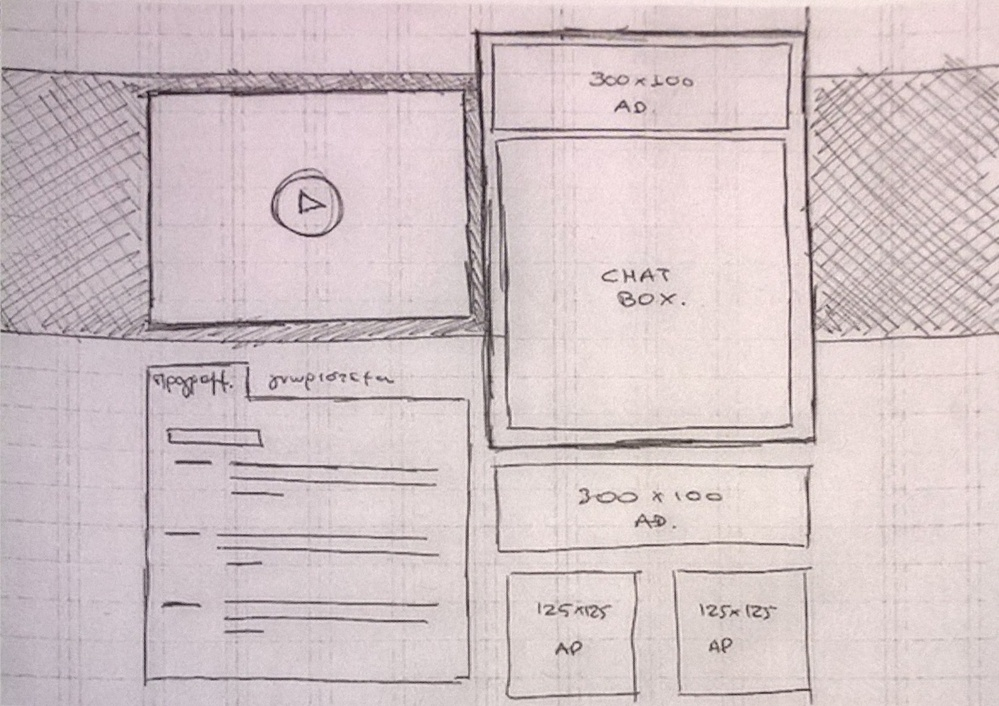
//> input picture Source/Debug/outputImg.jpg, 999 x 706 px, shrunk from 1188 x 840 before the run
$ ./main   (built with g++ and OpenCV 4)
//> lines starting //> are read from the running program, lines starting //| are printed output that depends on the picture; after the words box and inside, x2 and y2 are one past the last pixel; in counts of white or black regions, pixels touching at a corner belong together
/**
 * Simple shape detector program.
 * It loads an image and tries to find simple shapes (rectangle, triangle, circle, etc) in it.
 * This program is a modified version of `squares.cpp` found in the OpenCV sample dir.
 */
#include <vector>

#include <opencv2/highgui/highgui.hpp>
#include <opencv2/imgproc/imgproc.hpp>
#include <cmath>
#include <iostream>

void sharpen(cv::Mat &image, cv::Mat &result)
{
	result.create(image.size(),image.type());
	//the first ,last row and colum do not process , bucause they do not have up or left neighbour
	for(int i = 1; i<image.rows-1; i++)
	{
		const uchar* previous = image.ptr<const uchar>(i-1);
		const uchar* current = image.ptr<const uchar>(i);
		const uchar* next = image.ptr<const uchar>(i+1);

		uchar* output = result.ptr<uchar>(i);

		for (int j=1; j<image.cols-1 ;j++ )
			*output++ = cv::saturate_cast<uchar>(5*current[j]-current[j-1]-current[j+1]-previous[j]-next[j]);
	}
	//Set the unprocess pixels to 0
	result.row(0).setTo(cv::Scalar(0));
	result.row(result.rows-1).setTo(cv::Scalar(0));
	result.col(0).setTo(cv::Scalar(0));
	result.col(result.cols-1).setTo(cv::Scalar(0));
}

/**
 * Helper function to find a cosine of angle between vectors
 * from pt0->pt1 and pt0->pt2
 */
static double angle(cv::Point pt1, cv::Point pt2, cv::Point pt0)
{
	double dx1 = pt1.x - pt0.x;
	double dy1 = pt1.y - pt0.y;
	double dx2 = pt2.x - pt0.x;
	double dy2 = pt2.y - pt0.y;
	return (dx1*dx2 + dy1*dy2)/sqrt((dx1*dx1 + dy1*dy1)*(dx2*dx2 + dy2*dy2) + 1e-10);
}

/**
 * Helper function to display text in the center of a contour
 */
void setLabel(cv::Mat& im, const std::string label, std::vector<cv::Point>& contour)
{
	int fontface = cv::FONT_HERSHEY_SIMPLEX;
	double scale = 0.4;
	int thickness = 1;
	int baseline = 0;

	cv::Size text = cv::getTextSize(label, fontface, scale, thickness, &baseline);
	cv::Rect r = cv::boundingRect(contour);

	cv::Point pt(r.x + ((r.width - text.width) / 2), r.y + ((r.height + text.height) / 2));
	cv::rectangle(im, pt + cv::Point(0, baseline), pt + cv::Point(text.width, -text.height), CV_RGB(255,255,255), CV_FILLED);
	cv::putText(im, label, pt, fontface, scale, CV_RGB(0,0,0), thickness, 8);
}

int main()
{
	//cv::Mat src = cv::imread("polygon.png");
	//cv::Mat src = cv::imread("C:/Users/ianzh_000/Documents/GitHub/CS183_Sketch2Web/Source/Debug/basic-shapes2.png");
	cv::Mat src = cv::imread("C:/Users/ianzh_000/Documents/GitHub/CS183_Sketch2Web/Source/Debug/outputImg.jpg");
//> src is the input picture: 706 rows x 999 cols, CV_8UC3; mean B, G, R 198.3, 195.8, 210.3

	if (src.empty())
		return -1;

	// Convert to grayscale
	cv::Mat gray;
	cv::cvtColor(src, gray, CV_BGR2GRAY);

	// Sharpen the image
	//cv::Mat sharp;
	//sharpen( gray, sharp );
	//cv::imshow("Sharpen", sharp);

	// Blur the image
	//cv::Mat blurred;
	//cv::blur( gray, blurred, cv::Size( 3, 3 ) );
	//cv::imshow("Blur", blurred);

	// Convert to black and white image
	cv::Mat bw;
	cv::threshold(gray, bw, 140, 255.0, cv::THRESH_BINARY);
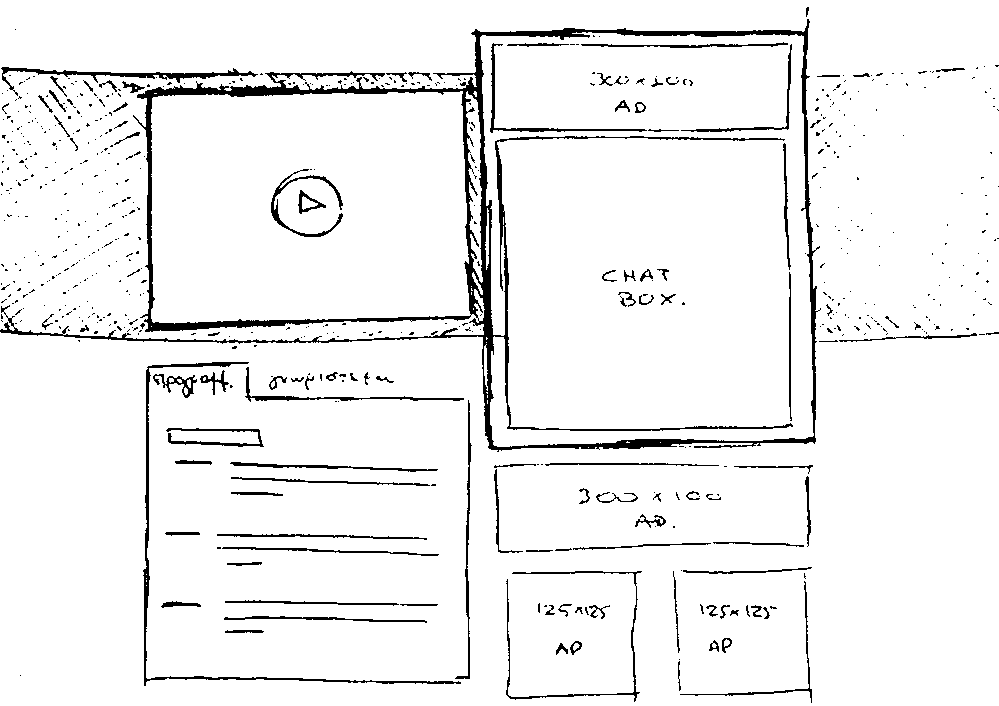
//> bw: 706 rows x 999 cols, CV_8UC1; 94.5% white; 643 black regions (528 under 20 px), largest, box (x1, y1, x2, y2) and area: (0, 19, 821, 452) 17804, (143, 362, 461, 686) 1982, (1, 67, 258, 96) 1091

	// Use Canny instead of threshold to catch squares with gradient shading
	cv::Mat canny;
	cv::Canny(bw, canny, 0, 50, 5);
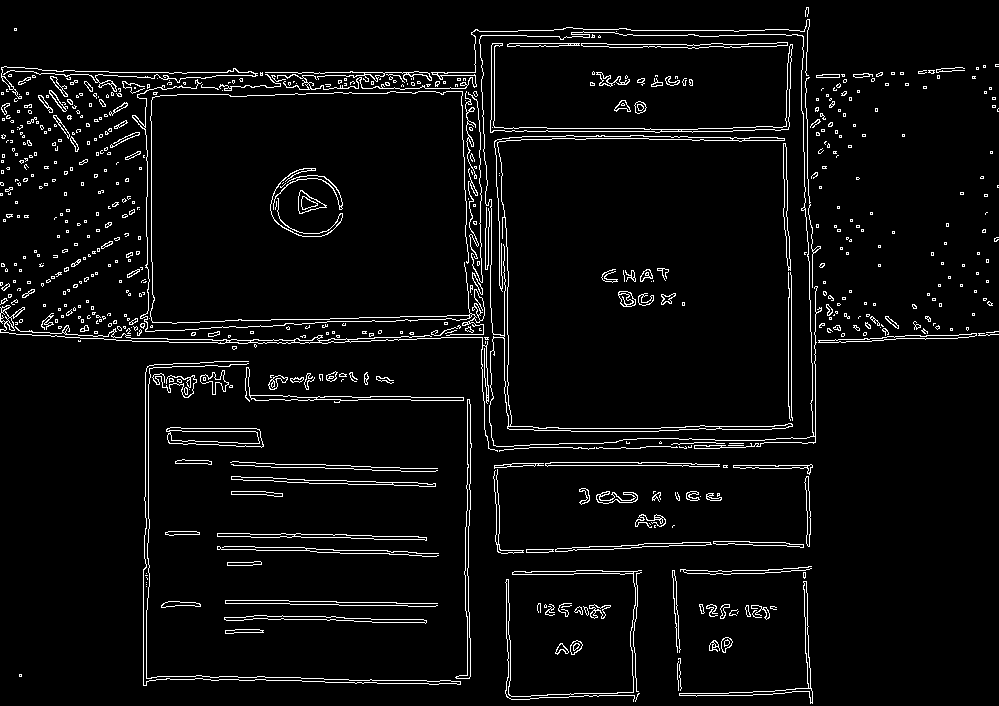
//> canny: 706 rows x 999 cols, CV_8UC1; 4.6% white in thin lines or dots
	cv::imshow("Canny", canny);

	// Find contours
	std::vector<std::vector<cv::Point> > contours;
	cv::findContours(canny.clone(), contours, CV_RETR_EXTERNAL, CV_CHAIN_APPROX_SIMPLE);
//> contours = 581 contours, 493 with area under 20; largest, box (x1, y1, x2, y2) and area: (479, 31, 822, 449) 129713, (166, 427, 264, 448) 1545, (455, 399, 472, 679) 836, (245, 367, 464, 403) 687, (679, 581, 813, 704) 660

	std::vector<cv::Point> approx;
	cv::Mat dst = src.clone();

	cv::RNG rng(12345);
	std::vector<cv::Rect> boundRect( contours.size() );
	std::vector<cv::Point2f>center( contours.size() );
	std::vector<float>radius( contours.size() );


	for (int i = 0; i < contours.size(); i++)
	{
		// Approximate contour with accuracy proportional
		// to the contour perimeter
		cv::approxPolyDP(cv::Mat(contours[i]), approx, cv::arcLength(cv::Mat(contours[i]), true)*0.02, true);

		// Skip small or non-convex objects
		if (std::fabs(cv::contourArea(contours[i])) < 100 || !cv::isContourConvex(approx))
			continue;

		if (approx.size() == 3)
		{
			setLabel(dst, "TRI", contours[i]);    // Triangles
		}
		else if (approx.size() >= 4 && approx.size() <= 6)
		{
			// Number of vertices of polygonal curve
			int vtc = approx.size();

			// Get the cosines of all corners
			std::vector<double> cos;
			for (int j = 2; j < vtc+1; j++)
				cos.push_back(angle(approx[j%vtc], approx[j-2], approx[j-1]));

			// Sort ascending the cosine values
			std::sort(cos.begin(), cos.end());

			// Get the lowest and the highest cosine
			double mincos = cos.front();
			double maxcos = cos.back();

			// Use the degrees obtained above and the number of vertices
			// to determine the shape of the contour
			if (vtc == 4 && mincos >= -0.1 && maxcos <= 0.3)
			{
				setLabel(dst, "RECT", contours[i]);
			}
			else if (vtc == 5 && mincos >= -0.34 && maxcos <= -0.27)
			{
				setLabel(dst, "PENTA", contours[i]);
			}
			//else if (vtc == 6 && mincos >= -0.55 && maxcos <= -0.45)
			//	setLabel(dst, "HEXA", contours[i]);

		}
		else
		{
			// Detect and label circles
			double area = cv::contourArea(contours[i]);
			cv::Rect r = cv::boundingRect(contours[i]);
			int radius = r.width / 2;

			if (std::abs(1 - ((double)r.width / r.height)) <= 0.2 &&
			    std::abs(1 - (area / (CV_PI * std::pow((double)(radius), 2)))) <= 0.2)
				setLabel(dst, "CIR", contours[i]);
		}

		boundRect[i] = cv::boundingRect( contours[i] );
		//cv::minEnclosingCircle( contours[i], center[i], radius[i] );
	}
//> this loop made 581 passes
//> (area, radius, text in setLabel, r in setLabel, pt in setLabel) on pass 7: (114, 6, Size(21, 9), Rect(570, 640, 13, 15), Point(566, 652))
//> (vtc, text in setLabel, r in setLabel, pt in setLabel) on passes 42, 61, 578: (4, Size(32, 9), Rect(227, 561, 35, 5), Point(228, 568)), (4, Size(32, 9), Rect(231, 491, 52, 6), Point(241, 498)), (4, Size(32, 9), Rect(479, 31, 343, 418), Point(634, 244))
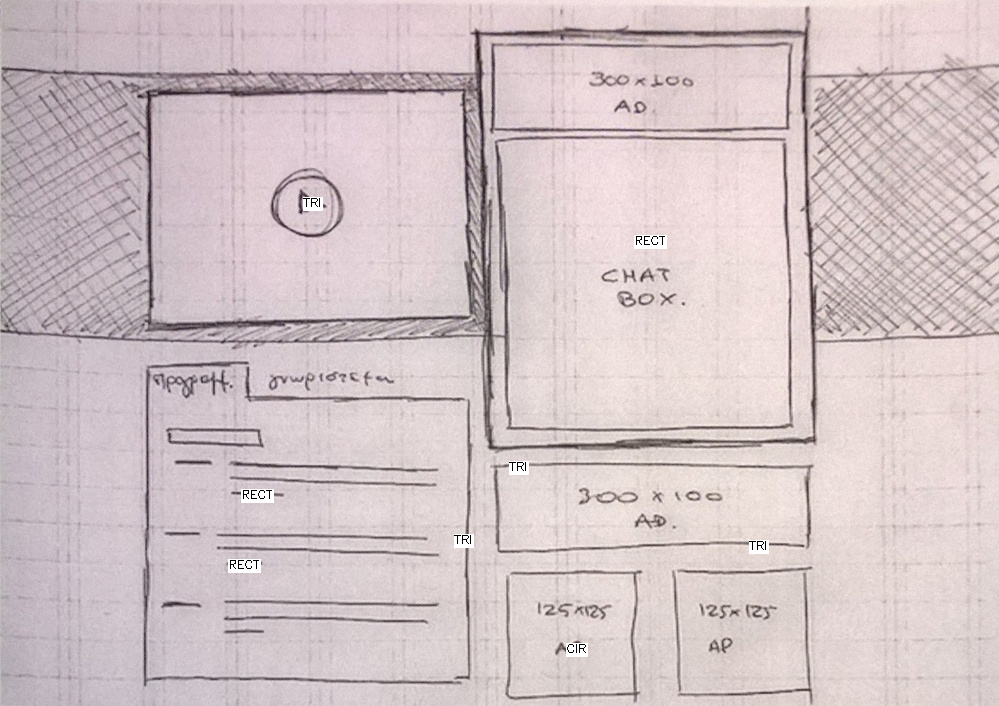
//> dst: 706 rows x 999 cols, CV_8UC3; 0.4% of pixels changed, all inside (x1, y1, x2, y2) = (228, 197, 769, 657)
//> after the loop, approx = 7 Points (x, y): [808, 7], [806, 7], [805, 16], [805, 10], [807, 7], [808, 8], [807, 16]

	for( int i = 0; i< contours.size(); i++ )
	{
		cv::Scalar color = cv::Scalar( rng.uniform(0, 255), rng.uniform(0,255), rng.uniform(0,255) );
		drawContours( src, contours, i, color, 1, 8, std::vector<cv::Vec4i>(), 0, cv::Point() );
		rectangle( src, boundRect[i].tl(), boundRect[i].br(), color, 2, 8, 0 );
		//circle( src, center[i], (int)radius[i], color, 2, 8, 0 );
	}
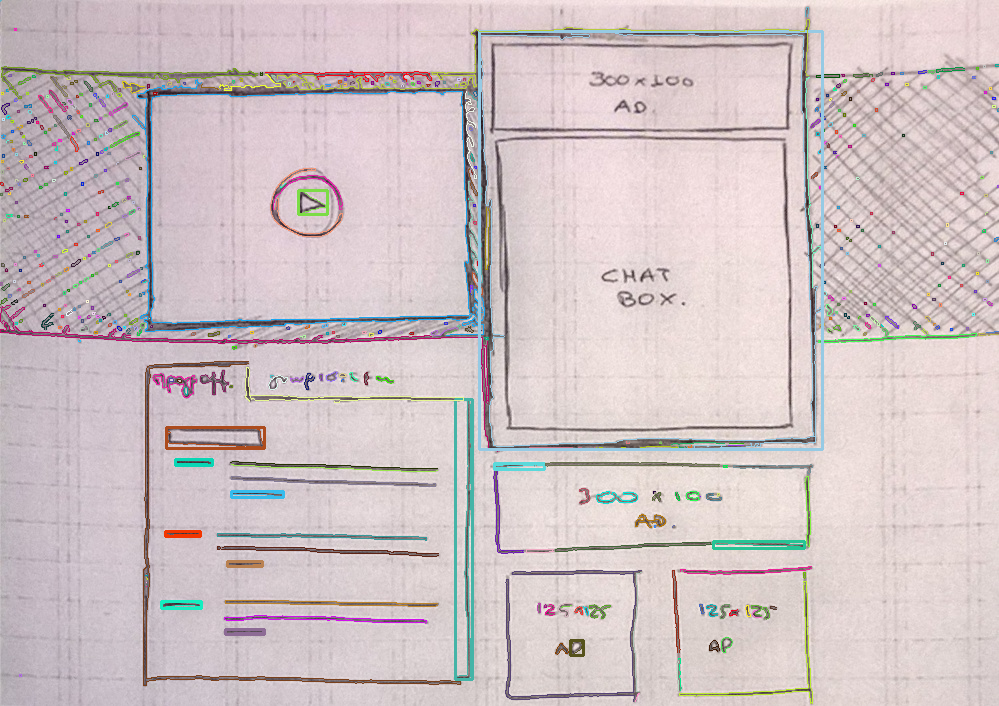
//> src: 706 rows x 999 cols, CV_8UC3; 4.94% of pixels changed, all inside (x1, y1, x2, y2) = (0, 0, 999, 704)


	cv::imshow("src", src);
	cv::imshow("dst", dst);
	cv::waitKey(0);
	return 0;
}
